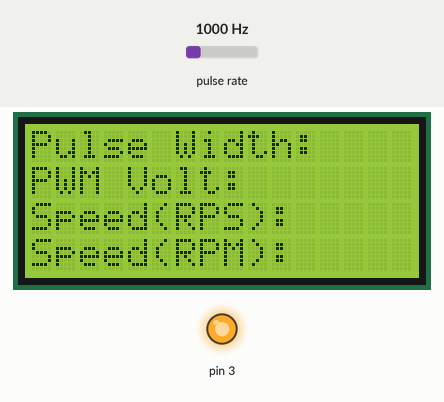
Bench run of a sketch on a simulated Arduino Uno, built with avr-gcc and run on an emulated ATmega328P. Shown: 16×4 character LCD, output pins drawn as LEDs (lit = HIGH). Wiring (inferred from the names in the program): pulse sensor: data pin 4. The test bench sets the inputs (shaded band); at power-on: pulse rate 1000 Hz.

Above: at 0.1 s.
At 15.1 s:
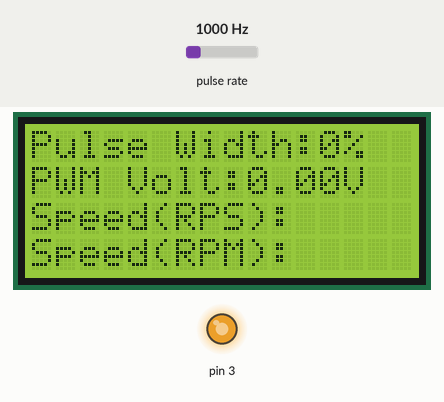
At 35.1 s:
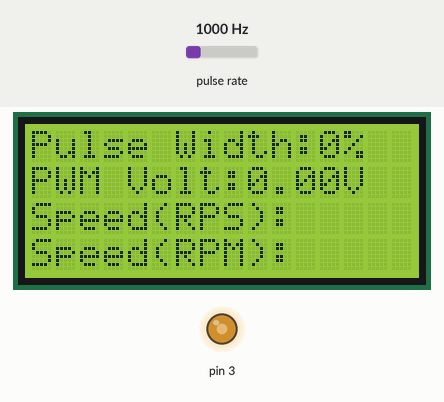
Timing chart, 0 to 36.6 s (numbered marks = the images above):
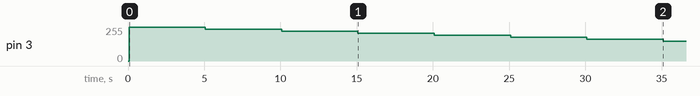

Measured:
- by itself, pin 3: 0/255 → 255/255 at 0.07 s, → 240/255 5.0 s later, → 225/255 5.0 s later, → 210/255 5.0 s later, … (8 changes in this stretch)

The sketch:

DC_SPEED-CONTROL.ino
```cpp
#include <LiquidCrystal.h>

LiquidCrystal lcd(8, 9, 10, 11, 12, 13);
#define motor_RPS_pulse_ip 7
#define motor_PWM_pulse_ip 4
int motor_RPS_Ton,motor_RPS_Toff,PWM_Ton,PWM_Toff,PWM_T;
int PWM_duty,pulse_width=255,RPS,motor_RPS_period,RPM;
float voltage;

void setup()
{
  pinMode(motor_RPS_pulse_ip,INPUT);
  pinMode(motor_PWM_pulse_ip,INPUT);
  lcd.begin(16, 4);
  lcd.clear();
  lcd.print("Pulse Width:");
  lcd.setCursor(0,1);
  lcd.print("PWM Volt:");
  lcd.setCursor(0,2);
  lcd.print("Speed(RPS):");
  lcd.setCursor(0,3);
  lcd.print("Speed(RPM):");
}
void loop()
{
   analogWrite(3,pulse_width);
   PWM_Ton= pulseIn(motor_PWM_pulse_ip,HIGH);
   PWM_Toff=pulseIn(motor_PWM_pulse_ip,LOW);
   delay(2000);
   PWM_T = PWM_Ton+PWM_Toff;
   PWM_duty = (PWM_Ton/PWM_T)*100;
   voltage = 0.12*PWM_duty;
   lcd.setCursor(12,0);
   lcd.print(PWM_duty);
   lcd.print('%');
   lcd.setCursor(9,1);
   lcd.print(voltage);
   lcd.print('V');
   pulse_width-=15;
   if(pulse_width==90) pulse_width = 255;
   delay(3000);
}
```
